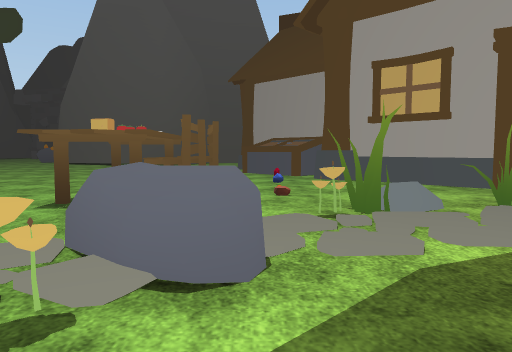
[1] (above)

17 first-person views from a walk through a Unity game level. The camera is 1.2 m above the floor, tilts 4° down and sees 70° across. The floor is counted in squares, 2 m on a side. Each view is taken from the middle of a square. On the plan, view 1 faces up. The plan holds only what a view shows up to about 10 squares ahead; the rest is blank. The place goes on beyond the plan. The terrain is drawn as flat ground. The player character is not drawn. Some animated figures are left out. Some surface patterns are stand-ins.

[2]
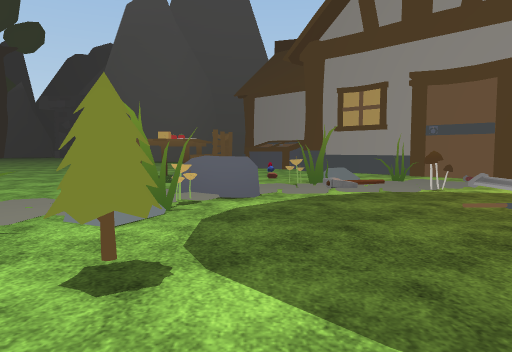

[3]
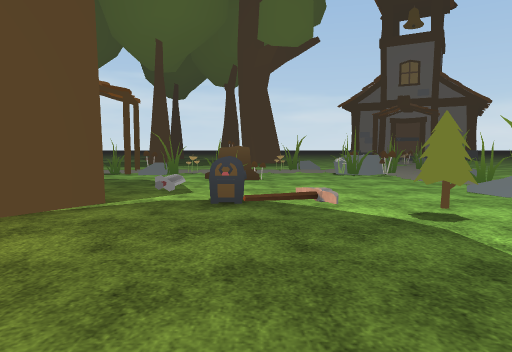

[4]
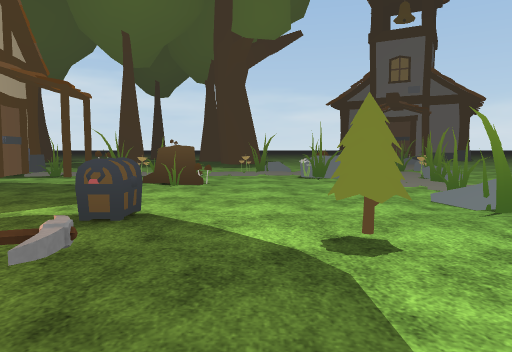

[5]
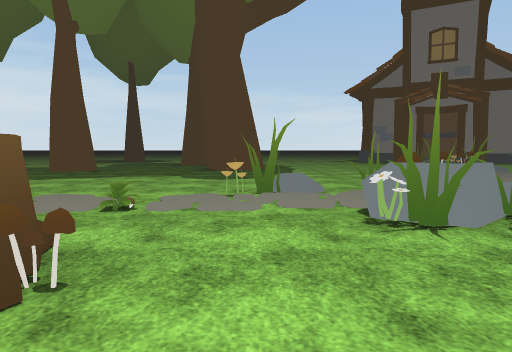

[6]
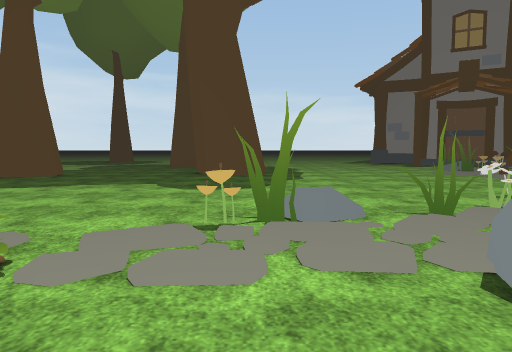

[7]
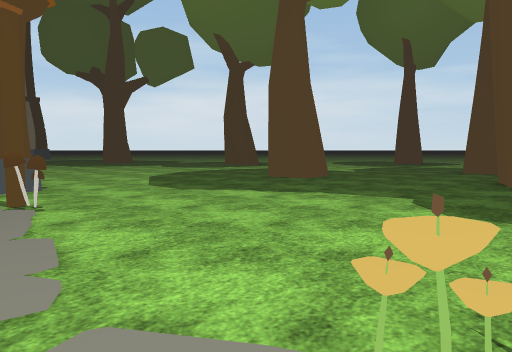

[8]
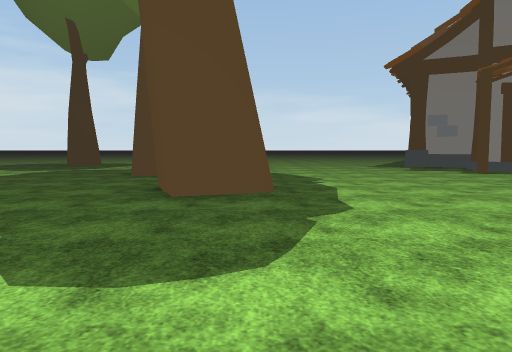

[9]
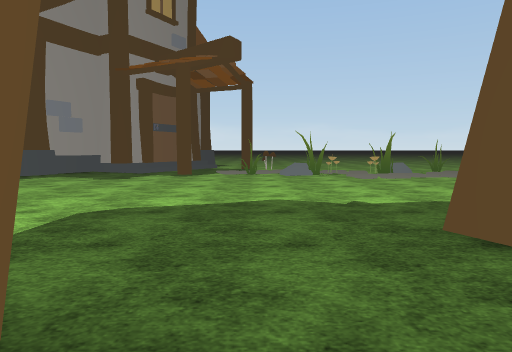

[10]
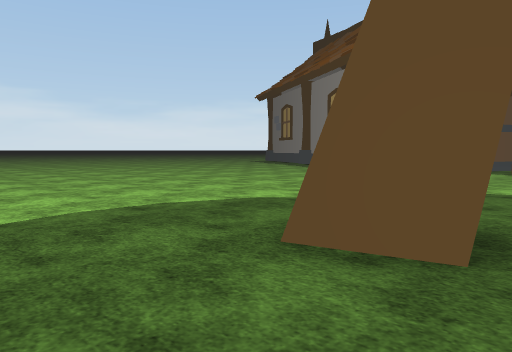

[11]
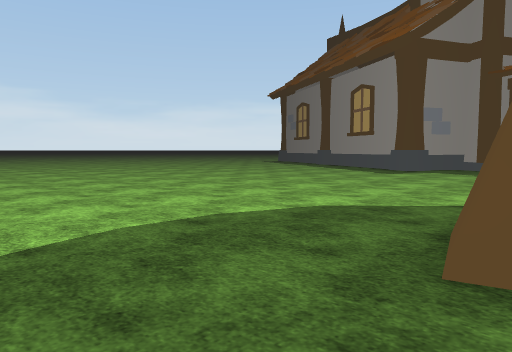

[12]
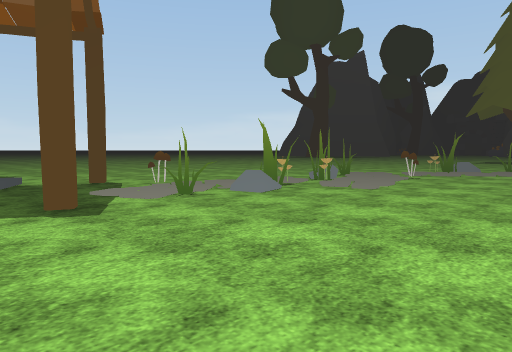

[13]
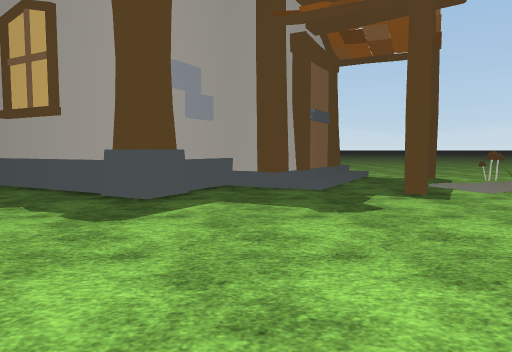

[14]
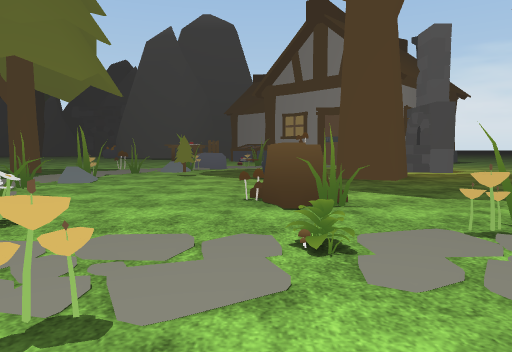

[15]
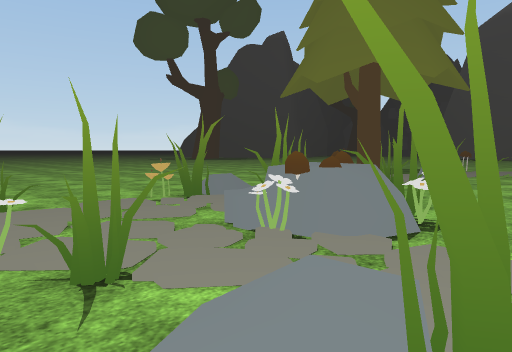

[16]
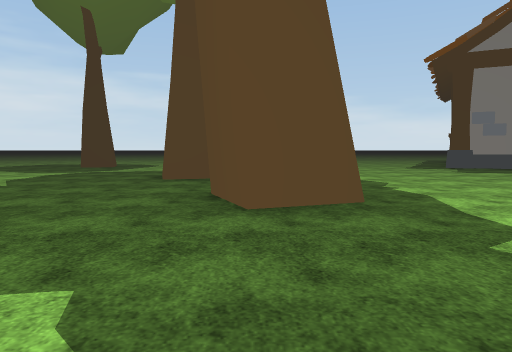

[17]
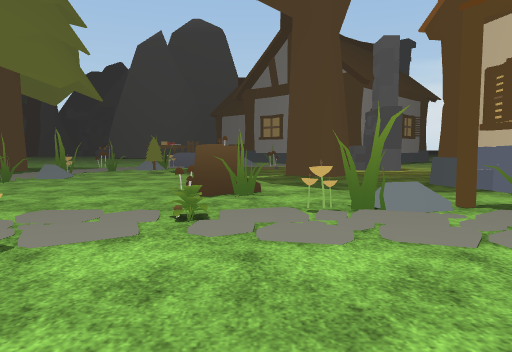

### Floor plan
Key: @ floor where view 1 was taken; # wall or solid block; x gap in a wall; . floor; / step, stairs or slope; = window, fence, low wall or low ledge; ^ raised ledge; T table; C chair; H cheese; R rock; P pickaxe; S sword; E tree; A chest; U stump; L plant; F flower; O other object.
Columns run from 13 left of view 1 to 5 right of it. Each row starts with its distance up from view 1.
 10        ..    ^#
  9        ...   .^#
  8        ...   .##
  7        ....  ..###
  6        ....TCO...#
  5        ....TC....##
  4         ...HC...#.#
  3          .........
  2          ...RR..#.
  1           #.#....
  0         E..#.@PS. ^
 -1          ...E..S# .
 -2          .##..A.##.
 -3          .##.......
 -4      ...  #........
 -5     ..........U...O
 -6    ......=#...UU...
 -7   .......#RRR...#O.
 -8   .......x.R/.L....
 -9       ...x.#x#...#.
-10         #=.F.......
-11        =..#........
-12        ............
-13      .#.#..........
-14      .............E
-15    ....#.....##...E
-16   .....#.....##....
-17  ......#...........
-18 ....#..#...........
-19 ...............EE..
-20    #//.#.......E...
-21    ###/............
-22      ##............
-23      ###..........
-24        #..........

Where each view was taken, in squares from view 1:
view 1: 0 up, 0 right, facing up
view 2: 3 down, 0 right, facing up
view 3: 2 up, 1 right, facing down
view 4: 1 up, 0 right, facing down
view 5: 4 down, 0 right, facing down
view 6: 6 down, 0 right, facing down
view 7: 8 down, 0 right, facing down-right
view 8: 10 down, 0 right, facing down
view 9: 18 down, 3 right, facing left
view 10: 18 down, 5 right, facing down-left
view 11: 19 down, 5 right, facing down-left
view 12: 21 down, 2 left, facing up-left
view 13: 22 down, 1 left, facing left
view 14: 10 down, 1 right, facing up
view 15: 10 down, 0 right, facing up-left
view 16: 11 down, 1 right, facing down
view 17: 11 down, 2 right, facing up
